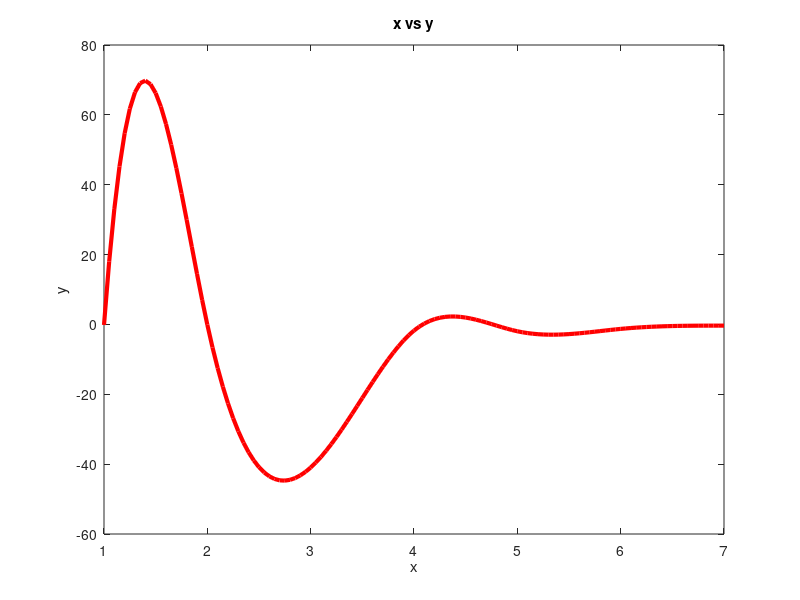

Recreate this plot in MATLAB.
% Importing data
data = importdata("input.txt");
% Seperating the x and y from input file.
x = data(:,1); 
y = data(:,2);

% Obtaining n value from the lenght of x array.
n=length(x)-1;

% Most of the values in A and b matrixes are 0.
% It is safe to initially define these matrixes as 0 matrixes.
A=zeros(4*n,4*n);
b=zeros(4*n,1);

k=2; % k is a counter. 

% Equations of every 4 row are similar. Only values differ.
% This for loop iterates through the line of A and b.
for i=1:4:4*n
    % h is calculated at each iteration.
    h = x(k) - x(k-1);

    % This for loop iterates through the columns of A and rows of b.
    % In this loop, corresponding values in every row and column is
    % assigned.
    for j=1:1:4
        % i instead of j is used intentionally, indexing with j was more complex.
        A(i,i) = 1;
        b(i) = y(k-1);

        A(i+1,i) = 1; 
        A(i+1,i+1) = h;
        A(i+1,i+2) = h*h;
        A(i+1,i+3) = h*h*h;
        b(i+1) = y(k);

        A(i+2,i+1) = 1;
        A(i+2,i+2) = 2*h;
        A(i+2,i+3) = 3*h*h;


        A(i+3,i+2) = 2;
        A(i+3,i+3) = 6*h;

        if i<4*n-4 % values in the last two row is different from the others.
            A(i+2,i+5) = -1;
            A(i+3,i+6) = -2;
        end
    end
    k = k+1; % counting k
end

A = inv(A); % inverse of A
C = A*b; % Finding C with multiplying A and b

% Shape of C was 20x1 matrix. It transformed into nx4 matrix by the following lines. 
C = reshape(C, [4,n]); 
C = transpose(C)

%--------------------------------------------------------------------%
 
% Corresponding y values can be found by putting the 
% x values in the interval (x(1),x(end))
% to S function given in the problem. 

% More x values are obtained from the following for loop.
j = 1;
for i=x(1):0.05:x(end)
    x_plot(j) = i;
    j = j+1;
end


j = 1;
k = 1;
for i = x_plot
    % Below line is the S function given in the project.
    y_plot(j) = C(k,1) + C(k,2)*(i - x(k)) + C(k,3)*(i - x(k)).^2 + C(k,4)*(i - x(k)).^3;
    j = j+1;
    if i == x(k+1) % k values are incremented when i is equal to the next x value given in the input file.
    k = k+1;
    end
end


% Plotting
figure
plot(x_plot, y_plot,'LineWidth', 3, 'Color', 'r');
title('x vs y');
xlabel('x');
ylabel('y');
